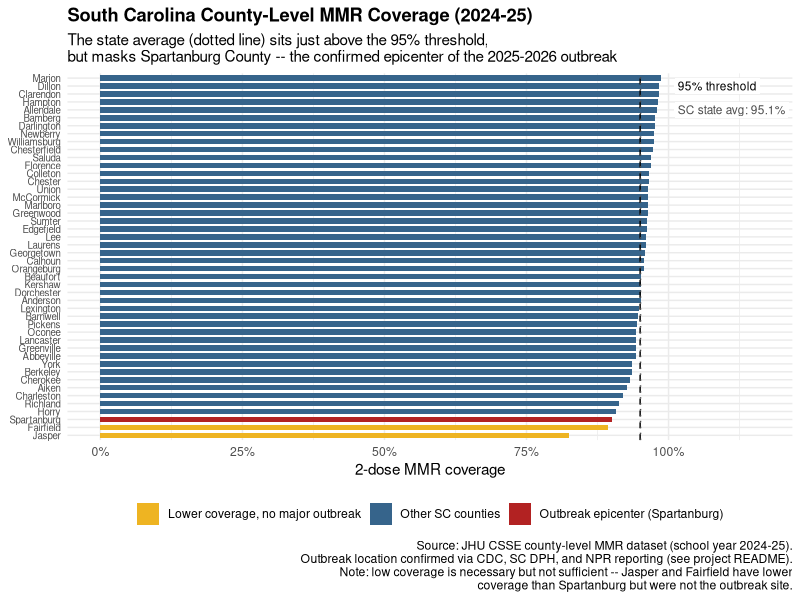
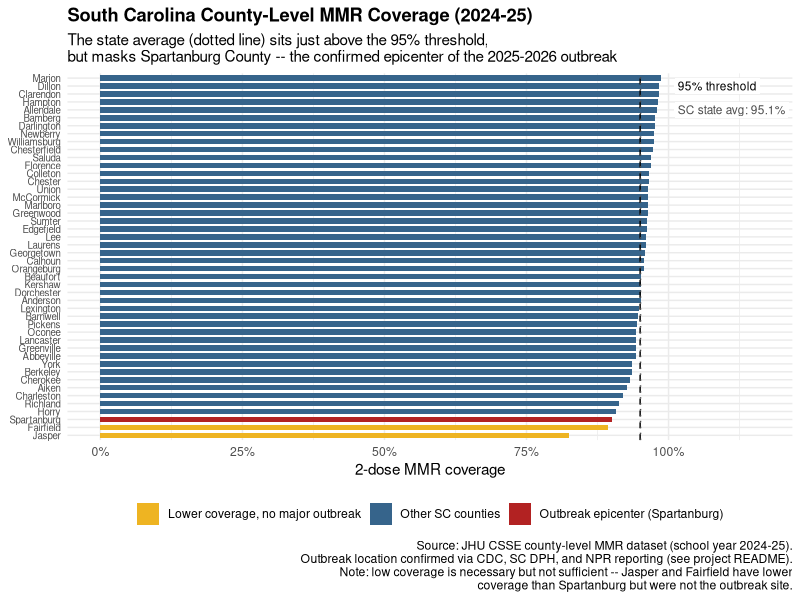

Here is the R script that generated these plots, in order: (Note: this script raises an error after producing the figures.)
# ============================================================
# 04_sc_county_detail.R
# Zoom-in figure: South Carolina county-level MMR coverage,
# highlighting Spartanburg County (the confirmed outbreak epicenter).
# ============================================================
#
# WHY THIS SCRIPT EXISTS:
#   The state-level analysis (03_join_and_visualize.R) found South
#   Carolina's statewide average MMR coverage (0.951) sits just ABOVE
#   the 95% herd-immunity threshold, despite having the single largest
#   2026 outbreak (686 cases) in the dataset -- a surprising result
#   given the overall weak state-level relationship. This script
#   zooms into SC's 46 counties to show what the state average hides.
#
# EXTERNAL VALIDATION (see README/chat history for sources):
#   Multiple independent sources (NPR, CDC scenario assessments, SC
#   Dept. of Public Health, ABC News) confirm the outbreak was
#   centered in Spartanburg County, whose own school-level MMR rate
#   (reported externally as 88.9%) is well below the state average.
#   This script checks whether Spartanburg shows up as a low-coverage
#   outlier in OUR dataset too -- it does (0.900, 3rd-lowest of 46).
#
# IMPORTANT CAVEAT -- DON'T OVERCLAIM:
#   Jasper (0.825) and Fairfield (0.894) counties have LOWER coverage
#   than Spartanburg (0.900) in this dataset, yet the outbreak did not
#   occur there. Low coverage is evidently NECESSARY but not
#   SUFFICIENT -- an actual introduction/index case is also required
#   to ignite an outbreak. This script labels those counties too, so
#   the figure doesn't imply "lowest coverage = where outbreaks
#   happen," only "outbreaks happen below the threshold."
# ============================================================

library(tidyverse)

sy_cols <- c("SY2017_18","SY2018_19","SY2019_20","SY2020_21",
             "SY2021_22","SY2022_23","SY2023_24","SY2024_25")

mmr_raw <- read_csv("data/raw/mmr_data_us_counties_v2.csv", show_col_types = FALSE,
                     locale = locale(encoding = "UTF-8"),
                     col_types = cols(
                       FIPS = col_character(),
                       SY2017_18 = col_character(),
                       SY2018_19 = col_character(),
                       SY2019_20 = col_character(),
                       SY2020_21 = col_character(),
                       SY2021_22 = col_character(),
                       SY2022_23 = col_character(),
                       SY2023_24 = col_character(),
                       SY2024_25 = col_character(),
                       .default = col_guess()
                     ))

# --- Filter to South Carolina, most recent year (2024-25) ---
# (SC is not one of the LA/MO/UT methodology-mismatch states, but we
# still defensively strip any trailing "*" in case that changes with a
# future data update.)
sc_counties <- mmr_raw %>%
  filter(State == "SC") %>%
  mutate(mmr_rate = as.numeric(str_remove(SY2024_25, "\\*$"))) %>%
  filter(!is.na(mmr_rate)) %>%
  select(County, mmr_rate)

cat("SC counties with 2024-25 data:", nrow(sc_counties), "\n")

sc_state_avg <- mean(sc_counties$mmr_rate)
cat("SC statewide average (unweighted):", round(sc_state_avg, 3), "\n")

# --- Flag counties of interest for annotation ---
outbreak_county <- "Spartanburg"
lower_than_outbreak <- sc_counties %>%
  filter(mmr_rate < sc_counties$mmr_rate[sc_counties$County == outbreak_county]) %>%
  pull(County)

cat("Counties with LOWER coverage than Spartanburg but no major outbreak reported:\n")
print(lower_than_outbreak)

sc_counties <- sc_counties %>%
  mutate(
    highlight = case_when(
      County == outbreak_county ~ "Outbreak epicenter (Spartanburg)",
      County %in% lower_than_outbreak ~ "Lower coverage, no major outbreak",
      TRUE ~ "Other SC counties"
    ),
    County = fct_reorder(County, mmr_rate)
  )

# --- Horizontal bar chart, sorted by coverage ---
# NOTE ON THE TWO REFERENCE LINES: the 95% threshold and SC's actual
# state average (0.951) are extremely close together (~0.1 percentage
# points apart), so their labels are placed in a right-side margin
# (rather than directly on the lines, rotated) to avoid overlapping
# each other or the bars. x-axis limits are extended slightly past
# 100% to make room for that margin.
n_counties <- nrow(sc_counties)

p <- ggplot(sc_counties, aes(x = mmr_rate, y = County, fill = highlight)) +
  geom_col(width = 0.7) +
  geom_vline(xintercept = 0.95, linetype = "dashed", color = "black", linewidth = 0.5) +
  geom_vline(xintercept = sc_state_avg, linetype = "dotted", color = "gray30", linewidth = 0.5) +
  annotate("label", x = 1.01, y = n_counties - 1, label = "95% threshold",
           hjust = 0, size = 3, color = "black", label.size = 0, fill = "white") +
  annotate("label", x = 1.01, y = n_counties - 4,
           label = paste0("SC state avg: ", scales::percent(sc_state_avg, accuracy = 0.1)),
           hjust = 0, size = 3, color = "gray30", label.size = 0, fill = "white") +
  scale_fill_manual(values = c(
    "Outbreak epicenter (Spartanburg)" = "firebrick",
    "Lower coverage, no major outbreak" = "goldenrod2",
    "Other SC counties" = "steelblue4"
  )) +
  scale_x_continuous(labels = scales::percent, limits = c(0, 1.16),
                      breaks = c(0, 0.25, 0.5, 0.75, 1.0)) +
  labs(
    title = "South Carolina County-Level MMR Coverage (2024-25)",
    subtitle = "The state average (dotted line) sits just above the 95% threshold,\nbut masks Spartanburg County -- the confirmed epicenter of the 2025-2026 outbreak",
    x = "2-dose MMR coverage",
    y = NULL,
    fill = NULL,
    caption = paste(
      "Source: JHU CSSE county-level MMR dataset (school year 2024-25).",
      "Outbreak location confirmed via CDC, SC DPH, and NPR reporting (see project README).",
      "Note: low coverage is necessary but not sufficient -- Jasper and Fairfield have lower",
      "coverage than Spartanburg but were not the outbreak site.",
      sep = "\n"
    )
  ) +
  theme_minimal(base_size = 11) +
  theme(
    plot.title = element_text(face = "bold"),
    legend.position = "bottom",
    axis.text.y = element_text(size = 7)
  )

print(p)

dir.create("output/figures", recursive = TRUE, showWarnings = FALSE)
ggsave("output/figures/sc_county_mmr_detail_20260704.png", plot = p,
       width = 8, height = 10, dpi = 300)

write_csv(sc_counties, "data/clean/sc_county_mmr_20260704.csv")
